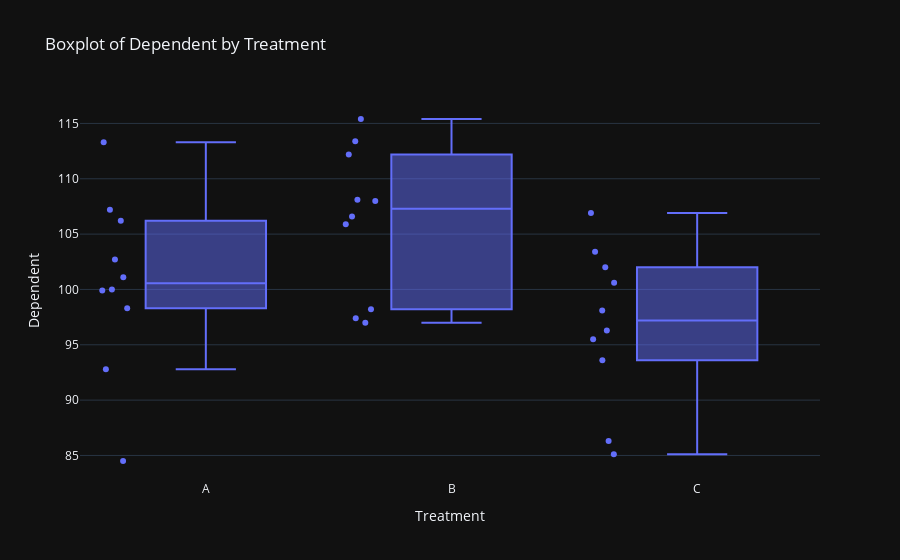

Notebook source saved alongside this figure:
### Code cell
express.box(df, x='Treatment', y='Dependent', points='all', title='Boxplot of Dependent by Treatment')

### Figure 1 — Plotly figure (JSON) as saved in the notebook; plotly's stock layout.template omitted (floating-point values rounded to 4 significant figures)
{"data": [{"alignmentgroup": "True", "boxpoints": "all", "hovertemplate": "Treatment=%{x}<br>Dependent=%{y}<extra></extra>", "legendgroup": "", "marker": {"color": "#636efa"}, "name": "", "notched": false, "offsetgroup": "", "orientation": "v", "showlegend": false, "type": "box", "x": ["A", "A", "A", "A", "A", "A", "A", "A", "A", "A", "B", "B", "B", "B", "B", "B", "B", "B", "B", "B", "C", "C", "C", "C", "C", "C", "C", "C", "C", "C"], "x0": " ", "xaxis": "x", "y": [113.3, 107.2, 84.5, 99.9, 106.2, 92.8, 102.7, 101.1, 100, 98.3, 108, 113.4, 98.2, 112.2, 106.6, 108.1, 97, 105.9, 115.4, 97.4, 85.1, 86.3, 96.3, 106.9, 100.6, 103.4, 95.5, 102, 93.6, 98.1], "y0": " ", "yaxis": "y"}], "layout": {"boxmode": "group", "legend": {"tracegroupgap": 0}, "title": {"text": "Boxplot of Dependent by Treatment"}, "xaxis": {"anchor": "y", "domain": [0, 1], "title": {"text": "Treatment"}}, "yaxis": {"anchor": "x", "domain": [0, 1], "title": {"text": "Dependent"}}}}
